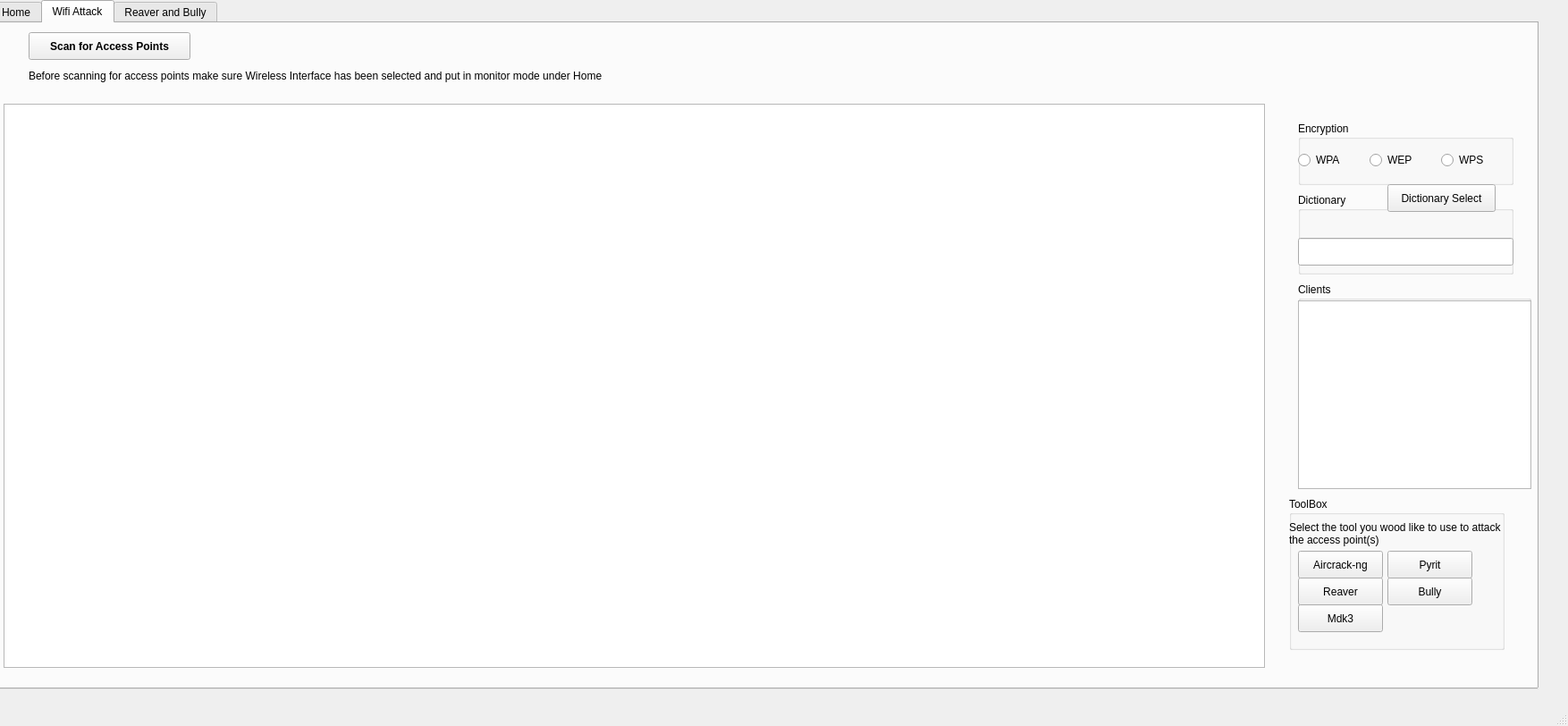
<?xml version="1.0" encoding="UTF-8"?>
<ui version="4.0">
 <class>mainwindow</class>
 <widget class="QMainWindow" name="mainwindow">
  <property name="geometry">
   <rect>
    <x>0</x>
    <y>0</y>
    <width>1754</width>
    <height>812</height>
   </rect>
  </property>
  <property name="sizePolicy">
   <sizepolicy hsizetype="Fixed" vsizetype="Fixed">
    <horstretch>0</horstretch>
    <verstretch>0</verstretch>
   </sizepolicy>
  </property>
  <property name="minimumSize">
   <size>
    <width>1754</width>
    <height>812</height>
   </size>
  </property>
  <property name="maximumSize">
   <size>
    <width>1754</width>
    <height>812</height>
   </size>
  </property>
  <property name="windowTitle">
   <string>Wifern</string>
  </property>
  <property name="toolButtonStyle">
   <enum>Qt::ToolButtonStyle::ToolButtonIconOnly</enum>
  </property>
  <widget class="QWidget" name="centralwidget">
   <widget class="QTabWidget" name="tabWidget">
    <property name="geometry">
     <rect>
      <x>-10</x>
      <y>0</y>
      <width>1731</width>
      <height>771</height>
     </rect>
    </property>
    <property name="sizePolicy">
     <sizepolicy hsizetype="Fixed" vsizetype="Fixed">
      <horstretch>0</horstretch>
      <verstretch>0</verstretch>
     </sizepolicy>
    </property>
    <property name="minimumSize">
     <size>
      <width>1731</width>
      <height>771</height>
     </size>
    </property>
    <property name="maximumSize">
     <size>
      <width>1731</width>
      <height>771</height>
     </size>
    </property>
    <property name="autoFillBackground">
     <bool>false</bool>
    </property>
    <property name="currentIndex">
     <number>1</number>
    </property>
    <property name="iconSize">
     <size>
      <width>30</width>
      <height>30</height>
     </size>
    </property>
    <property name="documentMode">
     <bool>false</bool>
    </property>
    <widget class="QWidget" name="home_tab">
     <attribute name="icon">
      <iconset resource="Resources/wifern.qrc">
       <normaloff>:/home_tab/Home-icon.png</normaloff>
       <normalon>:/home_tab/Home-icon.png</normalon>:/home_tab/Home-icon.png</iconset>
     </attribute>
     <attribute name="title">
      <string>Home</string>
     </attribute>
     <widget class="QWidget" name="verticalLayoutWidget">
      <property name="geometry">
       <rect>
        <x>10</x>
        <y>0</y>
        <width>1311</width>
        <height>721</height>
       </rect>
      </property>
      <layout class="QVBoxLayout" name="verticalLayout_2">
       <item>
        <widget class="QGroupBox" name="groupBox">
         <property name="sizePolicy">
          <sizepolicy hsizetype="Minimum" vsizetype="Minimum">
           <horstretch>0</horstretch>
           <verstretch>0</verstretch>
          </sizepolicy>
         </property>
         <property name="minimumSize">
          <size>
           <width>1309</width>
           <height>719</height>
          </size>
         </property>
         <property name="maximumSize">
          <size>
           <width>1309</width>
           <height>719</height>
          </size>
         </property>
         <property name="styleSheet">
          <string notr="true"/>
         </property>
         <property name="title">
          <string>Program List</string>
         </property>
         <property name="alignment">
          <set>Qt::AlignmentFlag::AlignLeading|Qt::AlignmentFlag::AlignLeft|Qt::AlignmentFlag::AlignTop</set>
         </property>
         <widget class="QGroupBox" name="groupBox_2">
          <property name="geometry">
           <rect>
            <x>290</x>
            <y>0</y>
            <width>971</width>
            <height>681</height>
           </rect>
          </property>
          <property name="minimumSize">
           <size>
            <width>971</width>
            <height>681</height>
           </size>
          </property>
          <property name="maximumSize">
           <size>
            <width>971</width>
            <height>681</height>
           </size>
          </property>
          <property name="title">
           <string>Tools </string>
          </property>
          <widget class="QGroupBox" name="Interface_groupBox">
           <property name="geometry">
            <rect>
             <x>10</x>
             <y>20</y>
             <width>286</width>
             <height>187</height>
            </rect>
           </property>
           <property name="title">
            <string>Available Interfaces</string>
           </property>
           <widget class="QWidget" name="layoutWidget">
            <property name="geometry">
             <rect>
              <x>10</x>
              <y>20</y>
              <width>266</width>
              <height>147</height>
             </rect>
            </property>
            <layout class="QGridLayout" name="gridLayout_2">
             <item row="0" column="0">
              <widget class="QPushButton" name="list_interfaces_Button">
               <property name="text">
                <string>List Wireless Interfaces</string>
               </property>
              </widget>
             </item>
             <item row="1" column="0">
              <layout class="QGridLayout" name="gridLayout">
               <item row="1" column="1">
                <widget class="QPushButton" name="wlan1_monitor_button">
                 <property name="text">
                  <string>&lt;- Use This</string>
                 </property>
                </widget>
               </item>
               <item row="1" column="0">
                <widget class="QComboBox" name="monitors_comboBox"/>
               </item>
               <item row="0" column="1">
                <widget class="QPushButton" name="wlan0_monitor_Button">
                 <property name="text">
                  <string>&lt;- Monitor Mode</string>
                 </property>
                </widget>
               </item>
               <item row="0" column="0">
                <widget class="QComboBox" name="adapters_comboBox"/>
               </item>
               <item row="2" column="1">
                <spacer name="verticalSpacer">
                 <property name="orientation">
                  <enum>Qt::Orientation::Vertical</enum>
                 </property>
                 <property name="sizeHint" stdset="0">
                  <size>
                   <width>20</width>
                   <height>40</height>
                  </size>
                 </property>
                </spacer>
               </item>
               <item row="2" column="0">
                <spacer name="verticalSpacer_2">
                 <property name="orientation">
                  <enum>Qt::Orientation::Vertical</enum>
                 </property>
                 <property name="sizeHint" stdset="0">
                  <size>
                   <width>20</width>
                   <height>40</height>
                  </size>
                 </property>
                </spacer>
               </item>
              </layout>
             </item>
            </layout>
           </widget>
          </widget>
          <widget class="QGroupBox" name="groupBox_3">
           <property name="geometry">
            <rect>
             <x>310</x>
             <y>10</y>
             <width>531</width>
             <height>261</height>
            </rect>
           </property>
           <property name="title">
            <string>Wordlist Tools</string>
           </property>
           <widget class="QWidget" name="layoutWidget">
            <property name="geometry">
             <rect>
              <x>1</x>
              <y>31</y>
              <width>501</width>
              <height>214</height>
             </rect>
            </property>
            <layout class="QGridLayout" name="gridLayout_3">
             <item row="0" column="0">
              <widget class="QPushButton" name="Get_Wordlist_Button">
               <property name="text">
                <string>Get Wordlist</string>
               </property>
              </widget>
             </item>
             <item row="0" column="1" colspan="2">
              <widget class="QLineEdit" name="sort_wordlist_lineEdit"/>
             </item>
             <item row="1" column="0">
              <widget class="QPushButton" name="wordlist_save_button">
               <property name="text">
                <string>Save Wordlist as..</string>
               </property>
              </widget>
             </item>
             <item row="1" column="1" colspan="2">
              <widget class="QLineEdit" name="saveLineEdit"/>
             </item>
             <item row="2" column="0">
              <widget class="QPushButton" name="Process_wordlist_Button">
               <property name="text">
                <string>Execute</string>
               </property>
              </widget>
             </item>
             <item row="2" column="1">
              <widget class="QCheckBox" name="sort_checkBox">
               <property name="toolTip">
                <string>Sort the wordlist</string>
               </property>
               <property name="text">
                <string>Sort</string>
               </property>
              </widget>
             </item>
             <item row="2" column="2">
              <widget class="QCheckBox" name="pwinspector_checkBox">
               <property name="toolTip">
                <string>&lt;html&gt;&lt;head/&gt;&lt;body&gt;&lt;p&gt;Save some extra time when attacking WPA systems(handshakes) by making sure that ONLY words of length 8 and greater are included.&lt;/p&gt;&lt;/body&gt;&lt;/html&gt;</string>
               </property>
               <property name="text">
                <string>Pw Inspector</string>
               </property>
              </widget>
             </item>
             <item row="3" column="0" colspan="3">
              <widget class="QLabel" name="label_2">
               <property name="toolTip">
                <string/>
               </property>
               <property name="text">
                <string>Sort: Sorts and finds unique occurrences, Pw Inspector: Prepares wordlist for WPA(minimum length=8) attack(s). Please note that depending on the size of the wordlist these operations may take a long time to complete especially if they are combined </string>
               </property>
               <property name="wordWrap">
                <bool>true</bool>
               </property>
              </widget>
             </item>
            </layout>
           </widget>
          </widget>
          <widget class="Line" name="line">
           <property name="geometry">
            <rect>
             <x>0</x>
             <y>20</y>
             <width>16</width>
             <height>651</height>
            </rect>
           </property>
           <property name="orientation">
            <enum>Qt::Orientation::Vertical</enum>
           </property>
          </widget>
          <widget class="QLCDNumber" name="lcd_time_Number">
           <property name="geometry">
            <rect>
             <x>860</x>
             <y>0</y>
             <width>111</width>
             <height>31</height>
            </rect>
           </property>
           <property name="font">
            <font>
             <italic>false</italic>
             <bold>false</bold>
            </font>
           </property>
           <property name="styleSheet">
            <string notr="true">color:rgb(255, 0, 0)</string>
           </property>
          </widget>
          <widget class="QGroupBox" name="groupBox_5">
           <property name="geometry">
            <rect>
             <x>20</x>
             <y>210</y>
             <width>261</width>
             <height>121</height>
            </rect>
           </property>
           <property name="title">
            <string>MAC file</string>
           </property>
           <widget class="QLineEdit" name="mac_gen_lineEdit">
            <property name="geometry">
             <rect>
              <x>140</x>
              <y>80</y>
              <width>121</width>
              <height>31</height>
             </rect>
            </property>
           </widget>
           <widget class="QPushButton" name="mac_gen_Button">
            <property name="geometry">
             <rect>
              <x>7</x>
              <y>80</y>
              <width>127</width>
              <height>31</height>
             </rect>
            </property>
            <property name="text">
             <string>Generate MAC(s)</string>
            </property>
           </widget>
           <widget class="QLabel" name="label_11">
            <property name="geometry">
             <rect>
              <x>10</x>
              <y>20</y>
              <width>231</width>
              <height>51</height>
             </rect>
            </property>
            <property name="text">
             <string>Generate MAC addresses for use with mdk3 and store in wifern.txt</string>
            </property>
            <property name="wordWrap">
             <bool>true</bool>
            </property>
           </widget>
          </widget>
          <widget class="QGroupBox" name="groupBox_6">
           <property name="geometry">
            <rect>
             <x>310</x>
             <y>270</y>
             <width>511</width>
             <height>171</height>
            </rect>
           </property>
           <property name="title">
            <string>Pyrit</string>
           </property>
           <widget class="QWidget" name="layoutWidget">
            <property name="geometry">
             <rect>
              <x>10</x>
              <y>20</y>
              <width>199</width>
              <height>144</height>
             </rect>
            </property>
            <layout class="QVBoxLayout" name="verticalLayout_7">
             <item>
              <widget class="QPushButton" name="Pyrit_import_pw_Button">
               <property name="toolTip">
                <string>&lt;html&gt;&lt;head/&gt;&lt;body&gt;&lt;p&gt;Select a wordlist to be added to the pyrit database for later attacks. PMK(s) will be generated and stored in the pyrit folder&lt;/p&gt;&lt;/body&gt;&lt;/html&gt;</string>
               </property>
               <property name="text">
                <string>Import Wordlist</string>
               </property>
              </widget>
             </item>
             <item>
              <widget class="QPushButton" name="Pyrit_import_todb_Button">
               <property name="toolTip">
                <string>PMK(s) will be generated and added to the Database</string>
               </property>
               <property name="text">
                <string>Add Passwords to Pyrit DB</string>
               </property>
              </widget>
             </item>
             <item>
              <widget class="QPushButton" name="Pyrit_handshake_getButton">
               <property name="toolTip">
                <string>If you have a handshake file enter it here</string>
               </property>
               <property name="text">
                <string>Get Handshake File</string>
               </property>
              </widget>
             </item>
             <item>
              <widget class="QPushButton" name="Pyrit_handshake_attackButton">
               <property name="toolTip">
                <string>Attack the above entered handshake file with the ALREADY stored PMK(s). If there are no PMK(s) an error will occour</string>
               </property>
               <property name="text">
                <string>Attack Handshake</string>
               </property>
              </widget>
             </item>
            </layout>
           </widget>
           <widget class="QLineEdit" name="pyrit_import_pw_lineEdit">
            <property name="geometry">
             <rect>
              <x>211</x>
              <y>21</y>
              <width>291</width>
              <height>31</height>
             </rect>
            </property>
           </widget>
           <widget class="QProgressBar" name="pyrit_attack_Hshake_progressBar">
            <property name="geometry">
             <rect>
              <x>211</x>
              <y>130</y>
              <width>291</width>
              <height>29</height>
             </rect>
            </property>
            <property name="value">
             <number>0</number>
            </property>
           </widget>
           <widget class="QLineEdit" name="pyrit_import_Hshake_lineEdit">
            <property name="geometry">
             <rect>
              <x>211</x>
              <y>93</y>
              <width>291</width>
              <height>31</height>
             </rect>
            </property>
           </widget>
          </widget>
         </widget>
         <widget class="QGroupBox" name="groupBox_4">
          <property name="geometry">
           <rect>
            <x>0</x>
            <y>20</y>
            <width>291</width>
            <height>691</height>
           </rect>
          </property>
          <property name="title">
           <string/>
          </property>
          <widget class="QTableWidget" name="my_tableWidget">
           <property name="geometry">
            <rect>
             <x>10</x>
             <y>90</y>
             <width>231</width>
             <height>571</height>
            </rect>
           </property>
           <property name="sizePolicy">
            <sizepolicy hsizetype="Fixed" vsizetype="Fixed">
             <horstretch>0</horstretch>
             <verstretch>0</verstretch>
            </sizepolicy>
           </property>
           <property name="font">
            <font>
             <pointsize>10</pointsize>
            </font>
           </property>
           <property name="styleSheet">
            <string notr="true">color:rgb(0, 109, 0)</string>
           </property>
           <property name="frameShape">
            <enum>QFrame::Shape::StyledPanel</enum>
           </property>
           <property name="selectionMode">
            <enum>QAbstractItemView::SelectionMode::SingleSelection</enum>
           </property>
           <property name="selectionBehavior">
            <enum>QAbstractItemView::SelectionBehavior::SelectRows</enum>
           </property>
           <column>
            <property name="text">
             <string>Program</string>
            </property>
           </column>
           <column>
            <property name="text">
             <string>Available</string>
            </property>
           </column>
           <column>
            <property name="text">
             <string>Required</string>
            </property>
           </column>
          </widget>
          <widget class="QLabel" name="label_5">
           <property name="geometry">
            <rect>
             <x>10</x>
             <y>0</y>
             <width>281</width>
             <height>91</height>
            </rect>
           </property>
           <property name="sizePolicy">
            <sizepolicy hsizetype="Fixed" vsizetype="Fixed">
             <horstretch>0</horstretch>
             <verstretch>0</verstretch>
            </sizepolicy>
           </property>
           <property name="text">
            <string>This is a list of programs that are required for the application to run smothly and some programs that help you with diferent aspects of your network testing.</string>
           </property>
           <property name="wordWrap">
            <bool>true</bool>
           </property>
          </widget>
          <widget class="QPushButton" name="Rec_Install_Button">
           <property name="geometry">
            <rect>
             <x>50</x>
             <y>660</y>
             <width>180</width>
             <height>31</height>
            </rect>
           </property>
           <property name="text">
            <string>Install Missing Programs</string>
           </property>
          </widget>
         </widget>
        </widget>
       </item>
      </layout>
     </widget>
    </widget>
    <widget class="QWidget" name="wifi_tab">
     <attribute name="icon">
      <iconset resource="Resources/wifern.qrc">
       <normaloff>:/wifi_tab/WiFi.png</normaloff>:/wifi_tab/WiFi.png</iconset>
     </attribute>
     <attribute name="title">
      <string>Wifi Attack</string>
     </attribute>
     <widget class="QPushButton" name="access_pointScan_Button">
      <property name="geometry">
       <rect>
        <x>40</x>
        <y>10</y>
        <width>181</width>
        <height>31</height>
       </rect>
      </property>
      <property name="font">
       <font>
        <bold>true</bold>
       </font>
      </property>
      <property name="text">
       <string>Scan for Access Points</string>
      </property>
     </widget>
     <widget class="QTableView" name="accessPointTable">
      <property name="geometry">
       <rect>
        <x>12</x>
        <y>90</y>
        <width>1411</width>
        <height>631</height>
       </rect>
      </property>
      <property name="sizePolicy">
       <sizepolicy hsizetype="Expanding" vsizetype="Fixed">
        <horstretch>0</horstretch>
        <verstretch>0</verstretch>
       </sizepolicy>
      </property>
      <property name="styleSheet">
       <string notr="true">color:rgb(0, 109, 0)</string>
      </property>
      <property name="lineWidth">
       <number>3</number>
      </property>
      <property name="alternatingRowColors">
       <bool>true</bool>
      </property>
      <property name="selectionMode">
       <enum>QAbstractItemView::SelectionMode::SingleSelection</enum>
      </property>
      <property name="selectionBehavior">
       <enum>QAbstractItemView::SelectionBehavior::SelectRows</enum>
      </property>
      <property name="wordWrap">
       <bool>false</bool>
      </property>
      <attribute name="horizontalHeaderStretchLastSection">
       <bool>true</bool>
      </attribute>
     </widget>
     <widget class="QGroupBox" name="EncryptionGroupBox">
      <property name="geometry">
       <rect>
        <x>1460</x>
        <y>110</y>
        <width>241</width>
        <height>71</height>
       </rect>
      </property>
      <property name="title">
       <string>Encryption</string>
      </property>
      <widget class="QRadioButton" name="wep_radioButton">
       <property name="geometry">
        <rect>
         <x>80</x>
         <y>30</y>
         <width>61</width>
         <height>26</height>
        </rect>
       </property>
       <property name="text">
        <string>WEP</string>
       </property>
      </widget>
      <widget class="QRadioButton" name="wpa_radioButton">
       <property name="geometry">
        <rect>
         <x>0</x>
         <y>30</y>
         <width>61</width>
         <height>26</height>
        </rect>
       </property>
       <property name="text">
        <string>WPA</string>
       </property>
      </widget>
      <widget class="QRadioButton" name="wps_radioButton">
       <property name="geometry">
        <rect>
         <x>160</x>
         <y>30</y>
         <width>71</width>
         <height>26</height>
        </rect>
       </property>
       <property name="text">
        <string>WPS</string>
       </property>
      </widget>
     </widget>
     <widget class="QGroupBox" name="dictionary_groupBox">
      <property name="geometry">
       <rect>
        <x>1460</x>
        <y>190</y>
        <width>241</width>
        <height>91</height>
       </rect>
      </property>
      <property name="title">
       <string>Dictionary</string>
      </property>
      <widget class="QLineEdit" name="dict_file_path">
       <property name="geometry">
        <rect>
         <x>0</x>
         <y>50</y>
         <width>241</width>
         <height>31</height>
        </rect>
       </property>
      </widget>
     </widget>
     <widget class="QGroupBox" name="Clients_Groupbox">
      <property name="geometry">
       <rect>
        <x>1460</x>
        <y>290</y>
        <width>261</width>
        <height>231</height>
       </rect>
      </property>
      <property name="title">
       <string>Clients</string>
      </property>
      <widget class="QListWidget" name="Client_columnview">
       <property name="geometry">
        <rect>
         <x>0</x>
         <y>20</y>
         <width>261</width>
         <height>211</height>
        </rect>
       </property>
      </widget>
     </widget>
     <widget class="QGroupBox" name="toolbox_groupBox">
      <property name="geometry">
       <rect>
        <x>1450</x>
        <y>530</y>
        <width>241</width>
        <height>171</height>
       </rect>
      </property>
      <property name="title">
       <string>ToolBox</string>
      </property>
      <widget class="QPushButton" name="pushButton">
       <property name="geometry">
        <rect>
         <x>10</x>
         <y>60</y>
         <width>95</width>
         <height>31</height>
        </rect>
       </property>
       <property name="text">
        <string>Aircrack-ng</string>
       </property>
      </widget>
      <widget class="QLabel" name="label">
       <property name="geometry">
        <rect>
         <x>0</x>
         <y>20</y>
         <width>241</width>
         <height>41</height>
        </rect>
       </property>
       <property name="text">
        <string>Select the tool you wood like to use to attack the access point(s)</string>
       </property>
       <property name="wordWrap">
        <bool>true</bool>
       </property>
      </widget>
      <widget class="QPushButton" name="pushButton_2">
       <property name="geometry">
        <rect>
         <x>110</x>
         <y>60</y>
         <width>95</width>
         <height>31</height>
        </rect>
       </property>
       <property name="text">
        <string>Pyrit</string>
       </property>
      </widget>
      <widget class="QPushButton" name="pushButton_3">
       <property name="geometry">
        <rect>
         <x>10</x>
         <y>90</y>
         <width>95</width>
         <height>31</height>
        </rect>
       </property>
       <property name="text">
        <string>Reaver</string>
       </property>
      </widget>
      <widget class="QPushButton" name="pushButton_4">
       <property name="geometry">
        <rect>
         <x>10</x>
         <y>120</y>
         <width>95</width>
         <height>31</height>
        </rect>
       </property>
       <property name="text">
        <string>Mdk3</string>
       </property>
      </widget>
      <widget class="QPushButton" name="pushButton_5">
       <property name="geometry">
        <rect>
         <x>110</x>
         <y>90</y>
         <width>95</width>
         <height>31</height>
        </rect>
       </property>
       <property name="text">
        <string>Bully</string>
       </property>
      </widget>
     </widget>
     <widget class="QLabel" name="label_12">
      <property name="geometry">
       <rect>
        <x>40</x>
        <y>50</y>
        <width>811</width>
        <height>18</height>
       </rect>
      </property>
      <property name="text">
       <string>Before scanning for access points make sure Wireless Interface has been selected and put in monitor mode under Home</string>
      </property>
     </widget>
     <widget class="QPushButton" name="dictionary_select_Button">
      <property name="geometry">
       <rect>
        <x>1560</x>
        <y>180</y>
        <width>121</width>
        <height>31</height>
       </rect>
      </property>
      <property name="text">
       <string>Dictionary Select</string>
      </property>
     </widget>
    </widget>
    <widget class="QWidget" name="tab">
     <attribute name="title">
      <string>Reaver and Bully</string>
     </attribute>
     <widget class="QWidget" name="layoutWidget">
      <property name="geometry">
       <rect>
        <x>800</x>
        <y>30</y>
        <width>223</width>
        <height>322</height>
       </rect>
      </property>
      <layout class="QVBoxLayout" name="verticalLayout_6">
       <item>
        <widget class="QRadioButton" name="radioButton_9">
         <property name="text">
          <string>Beacon Flood Mode</string>
         </property>
        </widget>
       </item>
       <item>
        <widget class="QRadioButton" name="radioButton_8">
         <property name="text">
          <string>Authentication DoS mode</string>
         </property>
        </widget>
       </item>
       <item>
        <widget class="QRadioButton" name="radioButton_6">
         <property name="text">
          <string>ESSID Bruteforce mode</string>
         </property>
        </widget>
       </item>
       <item>
        <widget class="QRadioButton" name="radioButton_5">
         <property name="text">
          <string>Deauthentication Mode</string>
         </property>
        </widget>
       </item>
       <item>
        <widget class="QRadioButton" name="radioButton_4">
         <property name="text">
          <string>Michael exploitation</string>
         </property>
        </widget>
       </item>
       <item>
        <widget class="QRadioButton" name="radioButton_7">
         <property name="text">
          <string>802.1X tests</string>
         </property>
        </widget>
       </item>
       <item>
        <widget class="QRadioButton" name="radioButton_3">
         <property name="text">
          <string>WIDS/WIPS/WDS Confusion</string>
         </property>
        </widget>
       </item>
       <item>
        <widget class="QRadioButton" name="radioButton">
         <property name="text">
          <string>MAC filter bruteforce mode</string>
         </property>
        </widget>
       </item>
       <item>
        <widget class="QRadioButton" name="radioButton_2">
         <property name="text">
          <string>WPA Downgrade test</string>
         </property>
        </widget>
       </item>
      </layout>
     </widget>
     <widget class="QWidget" name="layoutWidget">
      <property name="geometry">
       <rect>
        <x>12</x>
        <y>12</y>
        <width>765</width>
        <height>510</height>
       </rect>
      </property>
      <layout class="QVBoxLayout" name="verticalLayout_4">
       <item>
        <layout class="QVBoxLayout" name="verticalLayout">
         <item>
          <layout class="QHBoxLayout" name="horizontalLayout_3">
           <item>
            <spacer name="horizontalSpacer">
             <property name="orientation">
              <enum>Qt::Orientation::Horizontal</enum>
             </property>
             <property name="sizeType">
              <enum>QSizePolicy::Policy::Minimum</enum>
             </property>
             <property name="sizeHint" stdset="0">
              <size>
               <width>40</width>
               <height>20</height>
              </size>
             </property>
            </spacer>
           </item>
           <item>
            <widget class="QLabel" name="label_3">
             <property name="text">
              <string>Monitor Interface</string>
             </property>
            </widget>
           </item>
           <item>
            <layout class="QHBoxLayout" name="horizontalLayout_2">
             <item>
              <widget class="QComboBox" name="Monitor_select_comboBox"/>
             </item>
             <item>
              <widget class="QLabel" name="label_4">
               <property name="font">
                <font>
                 <bold>true</bold>
                </font>
               </property>
               <property name="text">
                <string>Wash</string>
               </property>
              </widget>
             </item>
             <item>
              <widget class="QPushButton" name="start_wash_Button">
               <property name="text">
                <string>Start</string>
               </property>
              </widget>
             </item>
             <item>
              <spacer name="horizontalSpacer_2">
               <property name="orientation">
                <enum>Qt::Orientation::Horizontal</enum>
               </property>
               <property name="sizeType">
                <enum>QSizePolicy::Policy::Expanding</enum>
               </property>
               <property name="sizeHint" stdset="0">
                <size>
                 <width>40</width>
                 <height>20</height>
                </size>
               </property>
              </spacer>
             </item>
            </layout>
           </item>
          </layout>
         </item>
         <item>
          <layout class="QHBoxLayout" name="horizontalLayout_6">
           <item>
            <widget class="QTableView" name="wash_tableView">
             <property name="font">
              <font>
               <pointsize>11</pointsize>
               <bold>false</bold>
              </font>
             </property>
             <property name="autoFillBackground">
              <bool>true</bool>
             </property>
             <property name="styleSheet">
              <string notr="true">color:rgb(0, 109, 0)</string>
             </property>
             <property name="frameShadow">
              <enum>QFrame::Shadow::Raised</enum>
             </property>
             <property name="lineWidth">
              <number>2</number>
             </property>
             <property name="editTriggers">
              <set>QAbstractItemView::EditTrigger::SelectedClicked</set>
             </property>
             <property name="dragDropOverwriteMode">
              <bool>false</bool>
             </property>
             <property name="alternatingRowColors">
              <bool>true</bool>
             </property>
             <property name="selectionMode">
              <enum>QAbstractItemView::SelectionMode::SingleSelection</enum>
             </property>
             <property name="selectionBehavior">
              <enum>QAbstractItemView::SelectionBehavior::SelectRows</enum>
             </property>
             <property name="gridStyle">
              <enum>Qt::PenStyle::NoPen</enum>
             </property>
             <property name="sortingEnabled">
              <bool>false</bool>
             </property>
             <property name="wordWrap">
              <bool>false</bool>
             </property>
            </widget>
           </item>
           <item>
            <spacer name="horizontalSpacer_3">
             <property name="orientation">
              <enum>Qt::Orientation::Horizontal</enum>
             </property>
             <property name="sizeType">
              <enum>QSizePolicy::Policy::Preferred</enum>
             </property>
             <property name="sizeHint" stdset="0">
              <size>
               <width>150</width>
               <height>20</height>
              </size>
             </property>
            </spacer>
           </item>
          </layout>
         </item>
        </layout>
       </item>
       <item>
        <layout class="QGridLayout" name="gridLayout_4">
         <item row="2" column="0">
          <widget class="QLabel" name="reaver_command_label">
           <property name="styleSheet">
            <string notr="true">color: rgb(0, 0, 255);</string>
           </property>
           <property name="frameShape">
            <enum>QFrame::Shape::Box</enum>
           </property>
           <property name="text">
            <string/>
           </property>
          </widget>
         </item>
         <item row="0" column="0">
          <layout class="QVBoxLayout" name="verticalLayout_3">
           <item>
            <widget class="QLabel" name="label_8">
             <property name="font">
              <font>
               <bold>true</bold>
              </font>
             </property>
             <property name="text">
              <string>Reaver</string>
             </property>
            </widget>
           </item>
           <item>
            <layout class="QHBoxLayout" name="horizontalLayout">
             <item>
              <widget class="QLabel" name="label_6">
               <property name="font">
                <font>
                 <pointsize>12</pointsize>
                 <bold>true</bold>
                </font>
               </property>
               <property name="text">
                <string>Pin</string>
               </property>
               <property name="alignment">
                <set>Qt::AlignmentFlag::AlignRight|Qt::AlignmentFlag::AlignTrailing|Qt::AlignmentFlag::AlignVCenter</set>
               </property>
              </widget>
             </item>
             <item>
              <widget class="QLineEdit" name="reaverPin_lineEdit">
               <property name="layoutDirection">
                <enum>Qt::LayoutDirection::LeftToRight</enum>
               </property>
               <property name="inputMask">
                <string/>
               </property>
               <property name="maxLength">
                <number>8</number>
               </property>
              </widget>
             </item>
             <item>
              <widget class="QCheckBox" name="reaver_eapterminate">
               <property name="font">
                <font>
                 <pointsize>11</pointsize>
                 <bold>false</bold>
                </font>
               </property>
               <property name="text">
                <string>--eap-terminate</string>
               </property>
              </widget>
             </item>
             <item>
              <widget class="QCheckBox" name="reaver_onAssoc">
               <property name="font">
                <font>
                 <pointsize>11</pointsize>
                 <bold>false</bold>
                </font>
               </property>
               <property name="text">
                <string>--no-associate</string>
               </property>
              </widget>
             </item>
             <item>
              <widget class="QCheckBox" name="reaver_dhsmall">
               <property name="font">
                <font>
                 <pointsize>11</pointsize>
                 <bold>false</bold>
                </font>
               </property>
               <property name="styleSheet">
                <string notr="true">color:rgb(0, 109, 0)</string>
               </property>
               <property name="text">
                <string>-dh-small</string>
               </property>
              </widget>
             </item>
             <item>
              <widget class="QCheckBox" name="reaver_ignorelocks">
               <property name="font">
                <font>
                 <pointsize>11</pointsize>
                 <bold>false</bold>
                </font>
               </property>
               <property name="text">
                <string>-ignore-locks</string>
               </property>
              </widget>
             </item>
             <item>
              <widget class="QCheckBox" name="reaver_nonacks">
               <property name="font">
                <font>
                 <pointsize>11</pointsize>
                 <bold>false</bold>
                </font>
               </property>
               <property name="styleSheet">
                <string notr="true">color:rgb(0, 109, 0)</string>
               </property>
               <property name="text">
                <string>-no-nacks</string>
               </property>
              </widget>
             </item>
            </layout>
           </item>
          </layout>
         </item>
         <item row="1" column="0">
          <layout class="QHBoxLayout" name="horizontalLayout_5">
           <item>
            <widget class="QPushButton" name="startReaver_Button">
             <property name="font">
              <font>
               <pointsize>12</pointsize>
               <bold>true</bold>
              </font>
             </property>
             <property name="text">
              <string>Start Reaver</string>
             </property>
            </widget>
           </item>
          </layout>
         </item>
         <item row="3" column="0">
          <layout class="QVBoxLayout" name="verticalLayout_5">
           <item>
            <widget class="QLabel" name="label_9">
             <property name="font">
              <font>
               <bold>true</bold>
              </font>
             </property>
             <property name="text">
              <string>Bully</string>
             </property>
            </widget>
           </item>
           <item>
            <layout class="QHBoxLayout" name="horizontalLayout_4">
             <item>
              <widget class="QLabel" name="label_7">
               <property name="font">
                <font>
                 <pointsize>12</pointsize>
                 <bold>true</bold>
                </font>
               </property>
               <property name="text">
                <string>Pin</string>
               </property>
              </widget>
             </item>
             <item>
              <widget class="QLineEdit" name="lineEdit">
               <property name="maxLength">
                <number>8</number>
               </property>
              </widget>
             </item>
             <item>
              <widget class="QCheckBox" name="checkBox_4">
               <property name="text">
                <string>--nocheck</string>
               </property>
              </widget>
             </item>
             <item>
              <widget class="QCheckBox" name="checkBox_3">
               <property name="text">
                <string>--lockignore</string>
               </property>
              </widget>
             </item>
             <item>
              <widget class="QRadioButton" name="radioButton">
               <property name="text">
                <string>--bruteforce</string>
               </property>
              </widget>
             </item>
             <item>
              <widget class="QCheckBox" name="checkBox_2">
               <property name="text">
                <string>--sequential</string>
               </property>
              </widget>
             </item>
             <item>
              <widget class="QCheckBox" name="checkBox_5">
               <property name="text">
                <string>--eapfail</string>
               </property>
              </widget>
             </item>
            </layout>
           </item>
           <item>
            <widget class="QPushButton" name="pushButton_6">
             <property name="font">
              <font>
               <bold>true</bold>
              </font>
             </property>
             <property name="text">
              <string>Start Bully</string>
             </property>
            </widget>
           </item>
           <item>
            <widget class="QLabel" name="label_10">
             <property name="styleSheet">
              <string notr="true">color: rgb(0, 0, 255);</string>
             </property>
             <property name="frameShape">
              <enum>QFrame::Shape::Box</enum>
             </property>
             <property name="text">
              <string/>
             </property>
            </widget>
           </item>
          </layout>
         </item>
        </layout>
       </item>
      </layout>
     </widget>
    </widget>
   </widget>
  </widget>
  <widget class="QStatusBar" name="statusbar"/>
 </widget>
 <resources>
  <include location="Resources/wifern.qrc"/>
 </resources>
 <connections/>
</ui>
